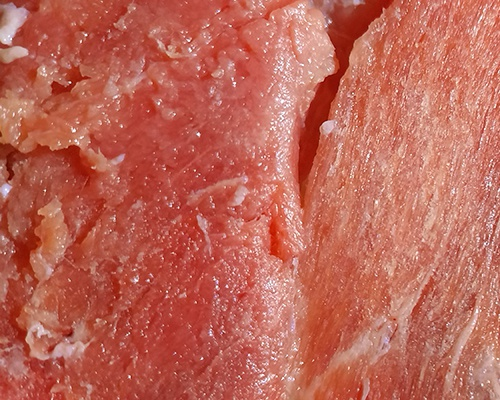
#> input picture 5210411135/image/DatasetDaging/babi_1.jpg, 500 x 400 px, found by its file name; its folder holds 4 pictures in this run
$ python 'color extraction.py'
#> lines starting #> are read from the running program, lines starting #| are printed output that depends on the picture
import cv2
import numpy as np
import pandas as pd
from copy import deepcopy
import os


def featuresExtract(imgpath):
    img = cv2.imread(imgpath)
#> img is the input picture: shape (400, 500, 3); mean B, G, R 87, 101.6, 189.4
    b, r, g = cv2.split(img)
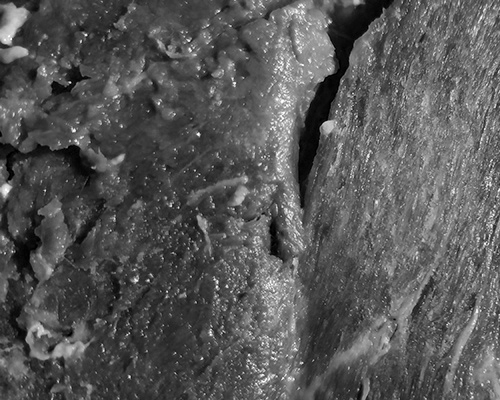
#> b: shape (400, 500); min 0, max 255, mean 87
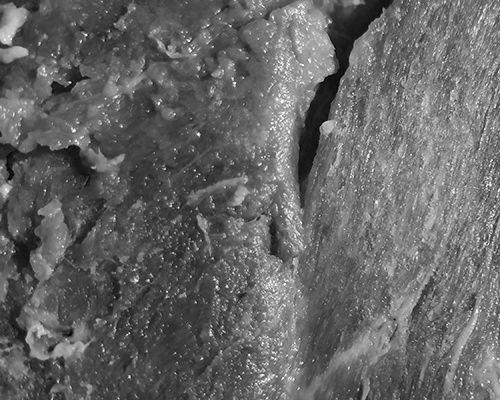
#> r: shape (400, 500); min 1, max 254, mean 101.6
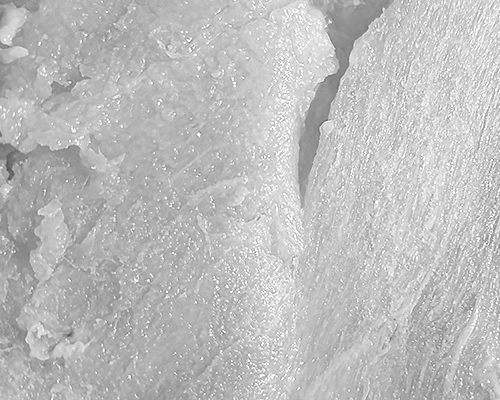
#> g: shape (400, 500); min 79, max 255, mean 189.4

    sum_r = np.mean(r)
#> sum_r = 101.6
    sum_g = np.mean(g)
#> sum_g = 189.4
    sum_b = np.mean(b)
#> sum_b = 87.05

    return [sum_r, sum_g, sum_b]


def featuresExtractManual(imgpath):
    img = cv2.imread(imgpath)
    b, r, g = cv2.split(img)

    sum_r = 0
    sum_g = 0
    sum_b = 0
    for i in range(len(img)):
        for j in range(len(img[0])):
            # blue
            px_b = b[i, j]
            sum_b += px_b / (len(img) * len(img[0]))

            # red
            px_r = r[i, j]
            sum_r += px_r / (len(img) * len(img[0]))

            # green
            px_g = g[i, j]
            sum_g += px_g / (len(img) * len(img[0]))

    return [sum_r, sum_g, sum_b]


def testing(x_train, y_train, testpath):
    dt_test = [featuresExtract(testpath)]
    jarak = abs(dt_test - x_train)
    tot_jarak = np.sum(jarak, axis=1)
    val_dekat = min(tot_jarak)
    index = np.where(tot_jarak == val_dekat)[0][0]
    prediksi = y_train[index]

    return prediksi


datastore = {
    'gambar' : [],
    'red' : [],
    'green' : [],
    'blue' : [],
    'label' : []}


directory = "D:/Citra Digital Praktik/5210411135/image/DatasetDaging"
files = os.listdir(directory)
training = deepcopy(datastore)

for f in files:
    imgpath = os.path.join(directory, f)
    sum_channel = featuresExtract(imgpath)
#> sum_channel = [101.6, 189.4, 87.05]
    training['gambar'].append(f)
    training['red'].append(sum_channel[0])
    training['green'].append(sum_channel[1])
    training['blue'].append(sum_channel[2])
    training['label'].append(f[0:4])
#> pass 2 of the loop `for f in files:`:
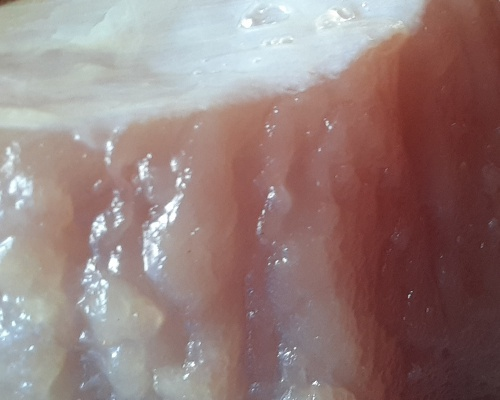
#> input picture 5210411135/image/DatasetDaging/babi_10.jpg, 500 x 400 px, found by its file name
#> in featuresExtract, img is the input picture: shape (400, 500, 3); mean B, G, R 124.3, 126.6, 149.4
#> in featuresExtract (call 2), `b, r, g = cv2.split(img)`:
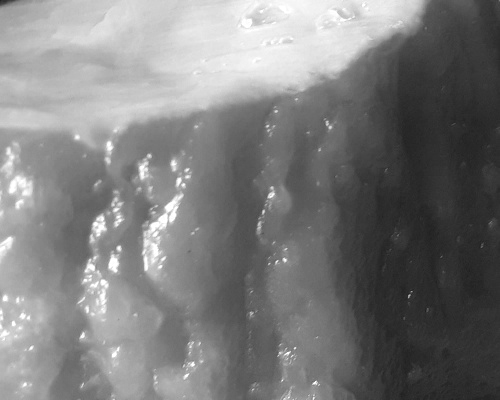
#> b: shape (400, 500); min 30, max 255, mean 124.3
#> in featuresExtract (call 2), `b, r, g = cv2.split(img)`:
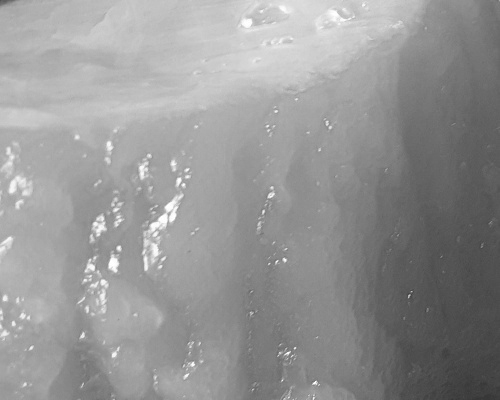
#> g: shape (400, 500); min 53, max 255, mean 149.4
#> sum_r = 126.6
#> sum_g = 149.4
#> sum_b = 124.3
#> sum_channel = [126.6, 149.4, 124.3]
#> pass 3 of the loop `for f in files:`:
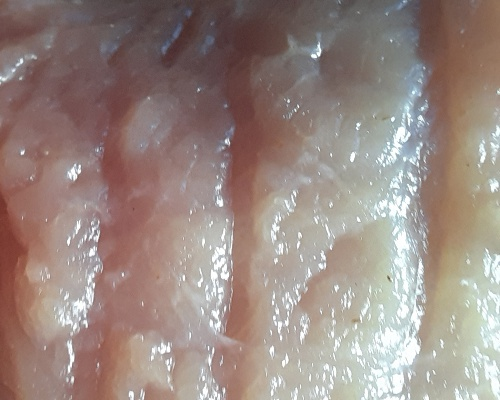
#> input picture 5210411135/image/DatasetDaging/babi_11.jpg, 500 x 400 px, found by its file name
#> in featuresExtract, img is the input picture: shape (400, 500, 3); mean B, G, R 130, 136.5, 153.4
#> in featuresExtract (call 3), `b, r, g = cv2.split(img)`:
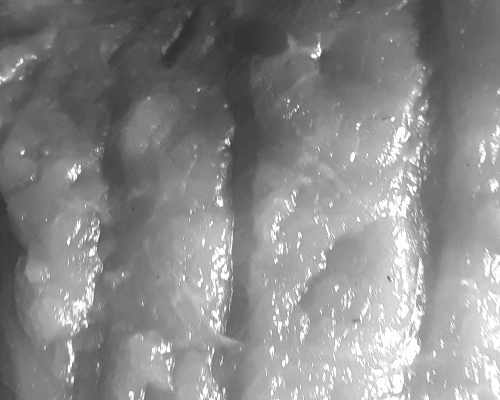
#> r: shape (400, 500); min 44, max 255, mean 136.5
#> in featuresExtract (call 3), `b, r, g = cv2.split(img)`:
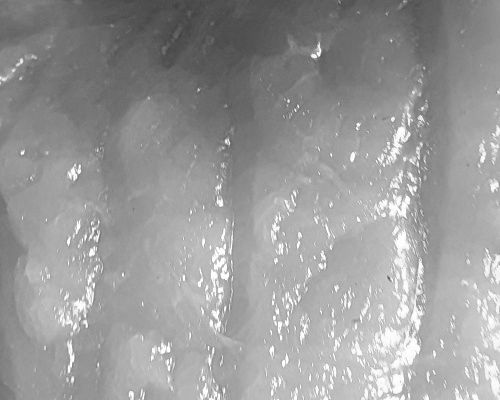
#> g: shape (400, 500); min 64, max 255, mean 153.4
#> sum_r = 136.5
#> sum_g = 153.4
#> sum_b = 130
#> sum_channel = [136.5, 153.4, 130]
#> the loop made 4 passes; the first 3 are shown

training_df = pd.DataFrame(training)
#> training_df = table of 4 rows and 5 columns
training_df.set_index('gambar', inplace=True)


testdir = "D:/Citra Digital Praktik/5210411135/imgtest/DatasetTestDaging"
#> (the run stopped early here; a loop or call above may not have finished)
